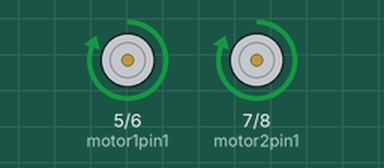
Simulated run of this sketch. Board: Arduino Uno, built with avr-gcc and run on an emulated ATmega328P. On the bench: motor-driver pin pairs drawn as motors (green arrow = first pin HIGH = forward, orange = second pin HIGH = backward, longer = more drive).

Above: at 1.5 s.
At 4.0 s:
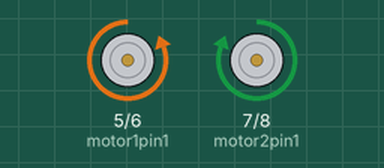
At 6.5 s:
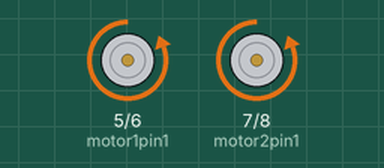
At 9.0 s:
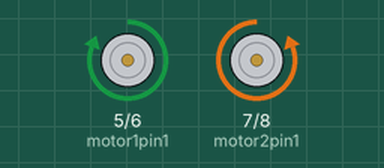
Timing chart, 0 to 13.0 s (numbered marks = the images above):
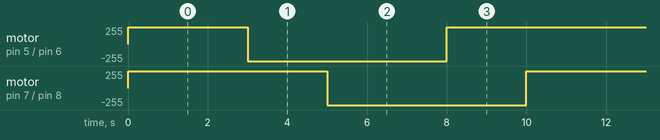

Measured:
- by itself, motor on pin 5 (motor1pin1) / pin 6 (motor1pin2): repeats every 10.0 s: backward 255/255 5.0 s, forward 255/255 5.0 s
- by itself, motor on pin 7 (motor2pin1) / pin 8 (motor2pin2): alternates forward 255/255 for 5.0 s and backward 255/255 for 5.0 s

The sketch:

BasicMovement.ino
```cpp
#include "OrtizMovement.h"

void loop() {
  moveForward(3000);

  turnLeft(2000);

  moveBackward(3000);

  turnRight(2000);
}
```

OrtizMovement.cpp
```cpp
#include "OrtizMovement.h"

int motor1pin1 = 5;
int motor1pin2 = 6;
int motor2pin1 = 7;
int motor2pin2 = 8;
void setup() {
  // put your setup code here, to run once:
  pinMode(motor1pin1, OUTPUT);
  pinMode(motor1pin2, OUTPUT);
  pinMode(motor2pin1, OUTPUT);
  pinMode(motor2pin2, OUTPUT);
}


void moveForward(int duration) {
  digitalWrite(motor1pin1, HIGH);
  digitalWrite(motor1pin2, LOW);

  digitalWrite(motor2pin1, HIGH);
  digitalWrite(motor2pin2, LOW);

  delay(duration);
}

void moveBackward(int duration) {
  digitalWrite(motor1pin1, LOW);
  digitalWrite(motor1pin2, HIGH);

  digitalWrite(motor2pin1, LOW);
  digitalWrite(motor2pin2, HIGH);

  delay(duration);
}

void turnLeft(int duration) {
  digitalWrite(motor1pin1, LOW);
  digitalWrite(motor1pin2, HIGH);

  digitalWrite(motor2pin1, HIGH);
  digitalWrite(motor2pin2, LOW);

  delay(duration);
}

void turnRight(int duration) {
  digitalWrite(motor1pin1, HIGH);
  digitalWrite(motor1pin2, LOW);

  digitalWrite(motor2pin1, LOW);
  digitalWrite(motor2pin2, HIGH);

  delay(duration);
}
```

OrtizMovement.h
```cpp
#ifndef OrtizMovement_H
#define OrtizMovement_H

#include <Arduino.h>
void turnRight(int duration);
void moveBackward(int duration);
void moveForward(int duration);

void turnLeft(int duration);

#endif
```
